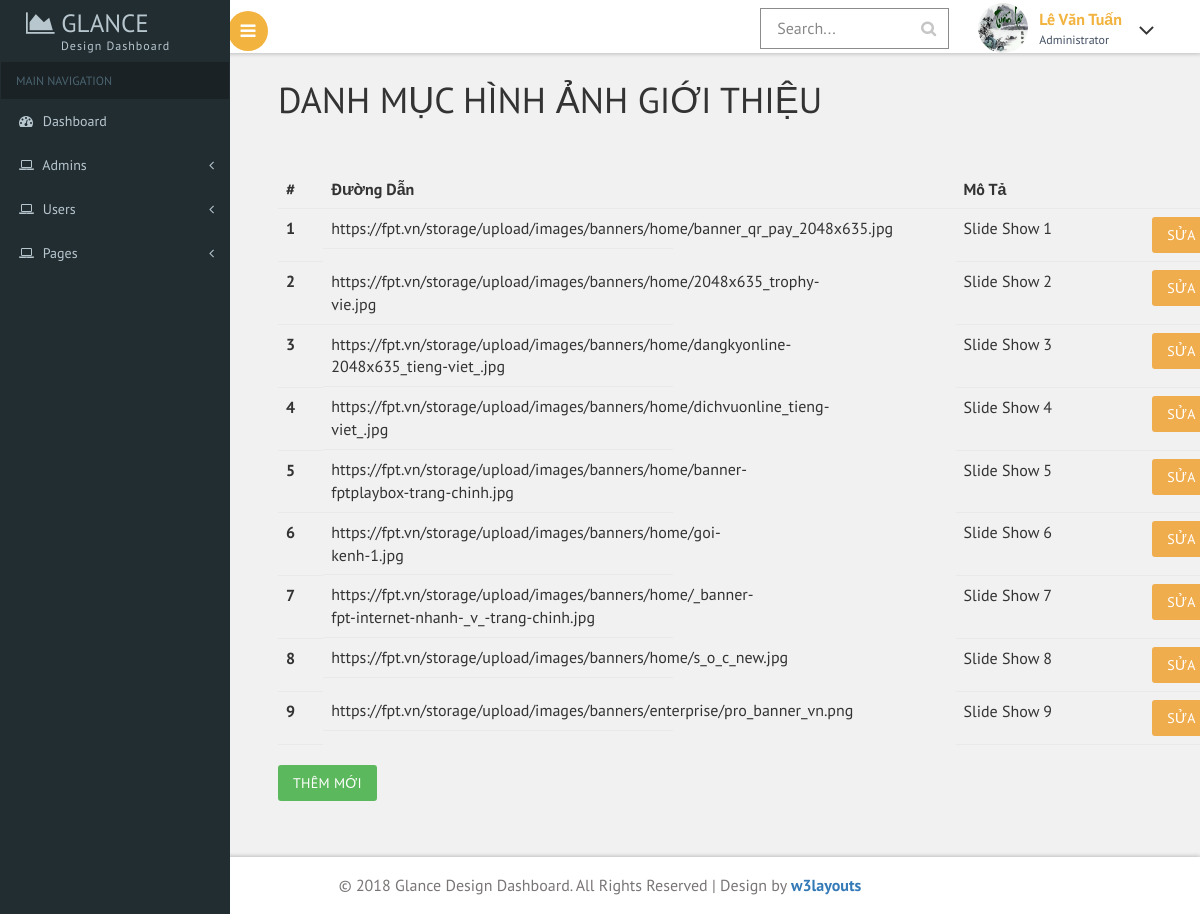
Page /Admin/index.php?controller=page&action=index (signed in) on the committed database.
### tables this page shows
CREATE TABLE `slide_show` (
  `id` int(11) NOT NULL AUTO_INCREMENT,
  `src` varchar(255) DEFAULT NULL,
  `alt` varchar(255) DEFAULT NULL,
  PRIMARY KEY (`id`)
);

### Admin/mvc/controllers/PageController.php (called while the page is built, shortened)
<?php
class PageController{
    public function index(){
        include_once "mvc/view/page/index.php";
    }
}

### Admin/mvc/Route.php (called while the page is built, shortened)
<?php
class Route {
    public function run() {
        $controller = isset($_REQUEST['controller']) ? trim($_REQUEST['controller']) : '';
        $controller = ucfirst($controller);
        $controllerName = 'mvc\\controllers\\'.$controller.'Controller';
        if (class_exists($controllerName)) {
            $controllerObject = new $controllerName();
            $action = isset($_REQUEST['action']) ? trim($_REQUEST['action']) : '';
            if (method_exists($controllerName,$action)) {
                return $controllerObject->$action();
            } else {
                $controllerObject = new ErrorController();
                return $controllerObject->redirect404();
            }
        }else {
            $controllerObject = new ErrorController();
            return $controllerObject->redirect404();
        }
    }
}

### Admin/mvc/models/Database.php (called while the page is built, shortened)
<?php
class Database {
    public $connection;
    public function __construct()
    {
        $this->connection = $this->ConnectDatabase();
    }
    public function ConnectDatabase() {
        $connection = mysqli_connect(
            self::DATABASE_SERVER,
            self::DATABASE_USER,
            self::DATABASE_PASSWORD,
            self::DATABASE_NAME
        );
        mysqli_set_charset($connection,'utf8');
        return $connection;
    }
    public function RunQuery($sql) {
        $data = array();
        $result = mysqli_query($this->connection,$sql);
        while ($row = mysqli_fetch_assoc($result)) {
            $data[] = $row;
        }
        return $data;
    }
}

### Admin/mvc/view/page/index.php (the view, shortened to what this page needs)
<div class="container">
    <div class="row">
        <div class="col-md-12">
            <h1>DANH MỤC HÌNH ẢNH GIỚI THIỆU</h1>
            <table class="table" style="margin-top: 50px;">
                <thead>
                <tr>
                    <th scope="col">#</th>
                    <th scope="col"">Đường dẫn</th>
                    <th scope="col">Mô tả</th>
                    <th></th>
                </tr>
                </thead>
                <tbody>
                <?php
                    include_once "mvc/models/Database.php";
                    $database = new \Admin\mvc\models\Database();
                    $sqlSelect = "SELECT * FROM slide_show";
                    $images = $database->RunQuery($sqlSelect);
                ?>
                <?php if(isset($images) && !empty($images)) : ?>
                    <?php foreach ($images as $image) :?>
                    <tr>
                        <th scope="row"><?php echo $image['id']?></th>
                        <td style="width: 350px; display:block;"><?php echo $image['src'] ?></td>
                        <td><?php echo $image['alt'] ?></td>
                        <td>
                            <a class="btn btn-warning" href="index.php?controller=page&action=edit&id=<?php echo $image['id'] ?>">Sửa</a>
                        </td>
                    </tr>
                    <?php endforeach;?>
                <?php else:?>
                    <?php "<br> Không có bản ghi nào trong CSDL"?>
                <?php endif; ?>
                </tbody>
            </table>
            <div>
                <a href="index.php?controller=page&action=create" class="btn btn-success">Thêm mới</a>
            </div>
        </div>
    </div>
</div>

### Admin/index.php (shortened to what this page needs)
<!DOCTYPE HTML>
<html>
<head>
   <?php include_once "partials/head.php" ?>
</head>
<body class="cbp-spmenu-push">
<div class="main-content">
    <?php include_once "partials/sidebar.php";?>
    <?php include_once "partials/header.php";?>
    <div id="page-wrapper">
        <div class="main-page">
            <?php
                if(!isset($_REQUEST['controller']) || empty($_REQUEST['controller'])) {
                    include_once "pages/main-page.php";
                }else {
                    include_once "mvc/Route.php";
                    include_once "mvc/controllers/PageController.php";
                    include_once "mvc/models/Database.php";
                    $route = new \Admin\mvc\Route();
                    $route->run();
                }
            ?>
        </div>
    </div>
    <?php include_once "partials/footer.php";?>
</div>
</body>
</html>

### Admin/partials/head.php (shortened to what this page needs)
<link href="assets/css/bootstrap.css" rel='stylesheet' type='text/css' />
<link href="assets/css/style.css" rel='stylesheet' type='text/css' />
<link href="assets/css/font-awesome.css" rel="stylesheet">
<link href='assets/css/SidebarNav.min.css' media='all' rel='stylesheet' type='text/css'/>
<link href="assets/css/custom.css" rel="stylesheet">
<link href="assets/css/owl.carousel.css" rel="stylesheet">

### Admin/partials/sidebar.php (shortened to what this page needs)
<div class="cbp-spmenu cbp-spmenu-vertical cbp-spmenu-left" id="cbp-spmenu-s1">
    <aside class="sidebar-left">
        <nav class="navbar navbar-inverse">
            <div class="navbar-header">
                <h1><a class="navbar-brand" href="index.php"><span class="fa fa-area-chart"></span> Glance<span class="dashboard_text">Design dashboard</span></a></h1>
            </div>
            <div class="collapse navbar-collapse" id="bs-example-navbar-collapse-1">
                <ul class="sidebar-menu">
                    <li class="header">MAIN NAVIGATION</li>
                    <li class="treeview">
                        <a href="index.php">
                            <i class="fa fa-dashboard"></i> <span>Dashboard</span>
                        </a>
                    </li>
                    <li class="treeview">
                        <a href="#">
                            <i class="fa fa-laptop"></i>
                            <span>Admins</span>
                            <i class="fa fa-angle-left pull-right"></i>
                        </a>
                    </li>
                    <li class="treeview">
                        <a href="#">
                            <i class="fa fa-laptop"></i>
                            <span>Users</span>
                            <i class="fa fa-angle-left pull-right"></i>
                        </a>
                    </li>
                    <li class="treeview">
                        <a href="#">
                            <i class="fa fa-laptop"></i>
                            <span>Pages</span>
                            <i class="fa fa-angle-left pull-right"></i>
                        </a>
                    </li>
                </ul>
            </div>
        </nav>
    </aside>
</div>

### Admin/partials/header.php (shortened to what this page needs)
<div class="sticky-header header-section ">
    <div class="header-left" style="width: 40%;">
        <button id="showLeftPush"><i class="fa fa-bars"></i></button>
        <div class="clearfix"> </div>
    </div>
    <div class="header-right">
        <div class="search-box">
            <form class="input">
                <input class="sb-search-input input__field--madoka" placeholder="Search..." type="search" id="input-31" />
                <label class="input__label" for="input-31">
                    <svg class="graphic" width="100%" height="100%" viewBox="0 0 404 77" preserveAspectRatio="none">
                        <path d="m0,0l404,0l0,77l-404,0l0,-77z"/>
                    </svg>
                </label>
            </form>
        </div>
        <div class="profile_details">
            <ul>
                <li class="dropdown profile_details_drop">
                    <a href="#" class="dropdown-toggle" data-toggle="dropdown" aria-expanded="false">
                        <div class="profile_img">
                            <span class="prfil-img"><img src="assets/images/tuanle.jpg" alt="" style="width:50px;height:50px;"></span>
                            <div class="user-name">
                                <p><?php echo $_SESSION['username']; ?></p>
                                <span>Administrator</span>
                            </div>
                            <i class="fa fa-angle-down lnr"></i>
                            <div class="clearfix"></div>
                        </div>
                    </a>
                </li>
            </ul>
        </div>
    </div>
    <div class="clearfix"> </div>
</div>

### Admin/partials/footer.php
<div class="footer">
    <p>&copy; 2018 Glance Design Dashboard. All Rights Reserved | Design by <a href="https://w3layouts.com/" target="_blank">w3layouts</a></p>
</div>

### Admin/assets/css/custom.css (style rules this page uses)
#page-wrapper { padding:5em 2em 2.5em; background-color: #F1F1F1; }

### rows in the picture
slide_show: id "1", src "https://fpt.vn/storage/upload/images/banners/home/banner_qr_pay_2048x635.jpg", alt "Slide Show 1"
slide_show: id "2", src "https://fpt.vn/storage/upload/images/banners/home/2048x635_trophy-vie.jpg", alt "Slide Show 2"
slide_show: id "3", src "https://fpt.vn/storage/upload/images/banners/home/dangkyonline-2048x635_tieng-viet_.jpg", alt "Slide Show 3"
slide_show: id "4", src "https://fpt.vn/storage/upload/images/banners/home/dichvuonline_tieng-viet_.jpg", alt "Slide Show 4"
slide_show: id "5", src "https://fpt.vn/storage/upload/images/banners/home/banner-fptplaybox-trang-chinh.jpg", alt "Slide Show 5"
slide_show: id "6", src "https://fpt.vn/storage/upload/images/banners/home/goi-kenh-1.jpg", alt "Slide Show 6"
slide_show: id "7", src "https://fpt.vn/storage/upload/images/banners/home/_banner-fpt-internet-nhanh-_v_-trang-chinh.jpg", alt "Slide Show 7"
slide_show: id "8", src "https://fpt.vn/storage/upload/images/banners/home/s_o_c_new.jpg", alt "Slide Show 8"
slide_show: id "9", src "https://fpt.vn/storage/upload/images/banners/enterprise/pro_banner_vn.png", alt "Slide Show 9"

### other values in the picture
$_SESSION['username'] "Lê Văn Tuấn"
